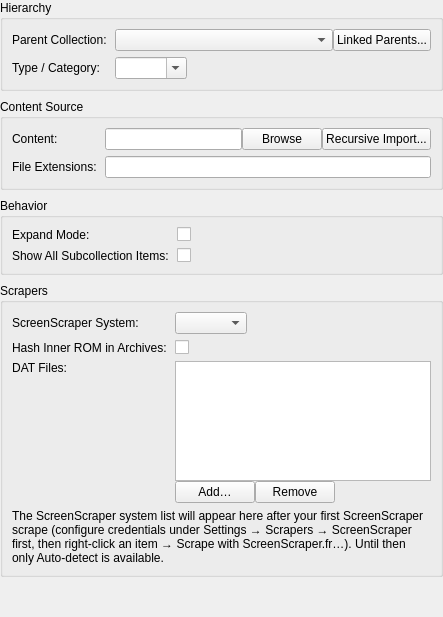
<?xml version="1.0" encoding="UTF-8"?>
<ui version="4.0">
 <class>ConfigurationPanel</class>
 <widget class="QWidget" name="ConfigurationPanel">
  <layout class="QVBoxLayout" name="rootLayout">
   <property name="leftMargin"><number>0</number></property>
   <property name="topMargin"><number>0</number></property>
   <property name="rightMargin"><number>0</number></property>
   <property name="bottomMargin"><number>0</number></property>
   <property name="spacing"><number>8</number></property>
   <item>
    <widget class="QGroupBox" name="configHierarchyGroupBox">
     <property name="title"><string>Hierarchy</string></property>
     <layout class="QFormLayout" name="configHierarchyFormLayout">
      <property name="horizontalSpacing"><number>8</number></property>
      <property name="verticalSpacing"><number>6</number></property>
      <property name="fieldGrowthPolicy"><enum>QFormLayout::FieldGrowthPolicy::ExpandingFieldsGrow</enum></property>
      <item row="0" column="0"><widget class="QLabel" name="label_parentCollection"><property name="text"><string>Parent Collection:</string></property></widget></item>
      <item row="0" column="1">
       <layout class="QHBoxLayout" name="parentCollectionLayout">
        <item>
         <widget class="QComboBox" name="parentCollectionComboBox">
          <property name="sizePolicy"><sizepolicy hsizetype="Expanding" vsizetype="Fixed"><horstretch>0</horstretch><verstretch>0</verstretch></sizepolicy></property>
          <property name="toolTip"><string>Select parent collection to make this a subcollection</string></property>
         </widget>
        </item>
        <item>
         <widget class="QPushButton" name="editLinkedParentsButton">
          <property name="toolTip"><string>Manage additional parents this collection appears under in the tree</string></property>
          <property name="text"><string>Linked Parents...</string></property>
         </widget>
        </item>
       </layout>
      </item>
      <item row="1" column="0"><widget class="QLabel" name="label_collectionType"><property name="text"><string>Type / Category:</string></property></widget></item>
      <item row="1" column="1"><widget class="QComboBox" name="collectionTypeComboBox"><property name="editable"><bool>true</bool></property><property name="toolTip"><string>Free-form category label (e.g. Games, Movies, Music). Subcollections inherit the nearest tagged ancestor when left blank. The toolbar type filter shows only subcollection tiles whose effective type matches.</string></property></widget></item>
     </layout>
    </widget>
   </item>
   <item>
    <widget class="QGroupBox" name="configContentGroupBox">
     <property name="title"><string>Content Source</string></property>
     <layout class="QFormLayout" name="configContentFormLayout">
      <property name="horizontalSpacing"><number>8</number></property>
      <property name="verticalSpacing"><number>6</number></property>
      <property name="fieldGrowthPolicy"><enum>QFormLayout::FieldGrowthPolicy::ExpandingFieldsGrow</enum></property>
      <item row="0" column="0"><widget class="QLabel" name="label_romDir"><property name="text"><string>Content:</string></property></widget></item>
      <item row="0" column="1">
       <layout class="QHBoxLayout" name="contentDirLayout">
        <item><widget class="QLineEdit" name="mediaDirLineEdit"/></item>
        <item><widget class="QPushButton" name="browseMediaDirButton"><property name="text"><string>Browse</string></property></widget></item>
        <item><widget class="QPushButton" name="recursiveImportContentButton"><property name="toolTip"><string>Create subcollections matching the directory structure</string></property><property name="text"><string>Recursive Import...</string></property></widget></item>
       </layout>
      </item>
      <item row="1" column="0"><widget class="QLabel" name="label_fileExtensions"><property name="text"><string>File Extensions:</string></property></widget></item>
      <item row="1" column="1"><widget class="QLineEdit" name="fileExtensionsLineEdit"><property name="toolTip"><string>Comma-separated list of file extensions to include</string></property></widget></item>
     </layout>
    </widget>
   </item>
   <item>
    <widget class="QGroupBox" name="configBehaviorGroupBox">
     <property name="title"><string>Behavior</string></property>
     <layout class="QFormLayout" name="configBehaviorFormLayout">
      <property name="horizontalSpacing"><number>8</number></property>
      <property name="verticalSpacing"><number>6</number></property>
      <property name="fieldGrowthPolicy"><enum>QFormLayout::FieldGrowthPolicy::ExpandingFieldsGrow</enum></property>
      <item row="0" column="0"><widget class="QLabel" name="label_expandMode"><property name="text"><string>Expand Mode:</string></property></widget></item>
      <item row="0" column="1"><widget class="QCheckBox" name="expandModeCheckBox"><property name="toolTip"><string>Two-stage activation: first double-click or Enter expands the artwork preview; a second activation on the same item launches it.</string></property><property name="text"><string/></property></widget></item>
      <item row="1" column="0"><widget class="QLabel" name="label_showAllSubcollectionItems"><property name="text"><string>Show All Subcollection Items:</string></property></widget></item>
      <item row="1" column="1"><widget class="QCheckBox" name="showAllSubcollectionItemsCheckBox"><property name="toolTip"><string>Mix items from subcollections with parent collection items, sorted alphabetically</string></property><property name="text"><string/></property></widget></item>
     </layout>
    </widget>
   </item>
   <item>
    <widget class="QGroupBox" name="configScrapersGroupBox">
     <property name="title"><string>Scrapers</string></property>
     <layout class="QFormLayout" name="configScrapersFormLayout">
      <property name="horizontalSpacing"><number>8</number></property>
      <property name="verticalSpacing"><number>6</number></property>
      <property name="fieldGrowthPolicy"><enum>QFormLayout::FieldGrowthPolicy::ExpandingFieldsGrow</enum></property>
      <item row="0" column="0"><widget class="QLabel" name="label_screenscraperSystem"><property name="text"><string>ScreenScraper System:</string></property></widget></item>
      <item row="0" column="1"><widget class="QComboBox" name="screenscraperSystemComboBox"><property name="toolTip"><string>Override ScreenScraper.fr's per-collection system id. Leave on Auto-detect to let Kartend pick from the collection's name / type / extensions.</string></property></widget></item>
      <item row="1" column="0"><widget class="QLabel" name="label_screenscraperHashArchive"><property name="text"><string>Hash Inner ROM in Archives:</string></property></widget></item>
      <item row="1" column="1"><widget class="QCheckBox" name="screenscraperHashArchiveCheckBox"><property name="toolTip"><string>When the scraped item is a .zip / .7z / etc., extract it and hash the inner ROM rather than the outer archive — much higher ScreenScraper match accuracy. Turn off to skip the extraction cost for huge archives.</string></property><property name="text"><string/></property></widget></item>
      <item row="2" column="0"><widget class="QLabel" name="label_datFiles"><property name="text"><string>DAT Files:</string></property><property name="alignment"><set>Qt::AlignmentFlag::AlignTop|Qt::AlignmentFlag::AlignRight</set></property></widget></item>
      <item row="2" column="1">
       <layout class="QVBoxLayout" name="datFilesLayout">
        <item>
         <widget class="QListWidget" name="datFilesListWidget">
          <property name="toolTip"><string>DAT files (No-Intro / Redump / TOSEC Logiqx XML, or MAME listxml). Walked top-to-bottom on every scrape — the first hash match wins. Drag rows to reorder. Empty list disables offline DAT lookup.</string></property>
          <property name="dragDropMode"><enum>QAbstractItemView::DragDropMode::InternalMove</enum></property>
          <property name="selectionMode"><enum>QAbstractItemView::SelectionMode::ExtendedSelection</enum></property>
          <property name="maximumSize"><size><width>16777215</width><height>120</height></size></property>
         </widget>
        </item>
        <item>
         <layout class="QHBoxLayout" name="datFilesButtonsLayout">
          <item><widget class="QPushButton" name="addDatFileButton"><property name="text"><string>Add…</string></property></widget></item>
          <item><widget class="QPushButton" name="removeDatFileButton"><property name="toolTip"><string>Remove the selected DAT file(s) from the list.</string></property><property name="text"><string>Remove</string></property></widget></item>
          <item><spacer name="datFilesButtonsSpacer"><property name="orientation"><enum>Qt::Orientation::Horizontal</enum></property><property name="sizeHint" stdset="0"><size><width>40</width><height>20</height></size></property></spacer></item>
         </layout>
        </item>
       </layout>
      </item>
      <item row="3" column="0" colspan="2">
       <widget class="QLabel" name="screenscraperSystemHintLabel">
        <property name="wordWrap"><bool>true</bool></property>
        <property name="text"><string>The ScreenScraper system list will appear here after your first ScreenScraper scrape (configure credentials under Settings → Scrapers → ScreenScraper first, then right-click an item → Scrape with ScreenScraper.fr…). Until then only Auto-detect is available.</string></property>
        <property name="styleSheet"><string>color: palette(placeholder-text);</string></property>
       </widget>
      </item>
     </layout>
    </widget>
   </item>
   <item>
    <spacer name="configurationVerticalSpacer">
     <property name="orientation"><enum>Qt::Orientation::Vertical</enum></property>
     <property name="sizeHint" stdset="0"><size><width>20</width><height>40</height></size></property>
    </spacer>
   </item>
  </layout>
 </widget>
 <resources/>
 <connections/>
</ui>
